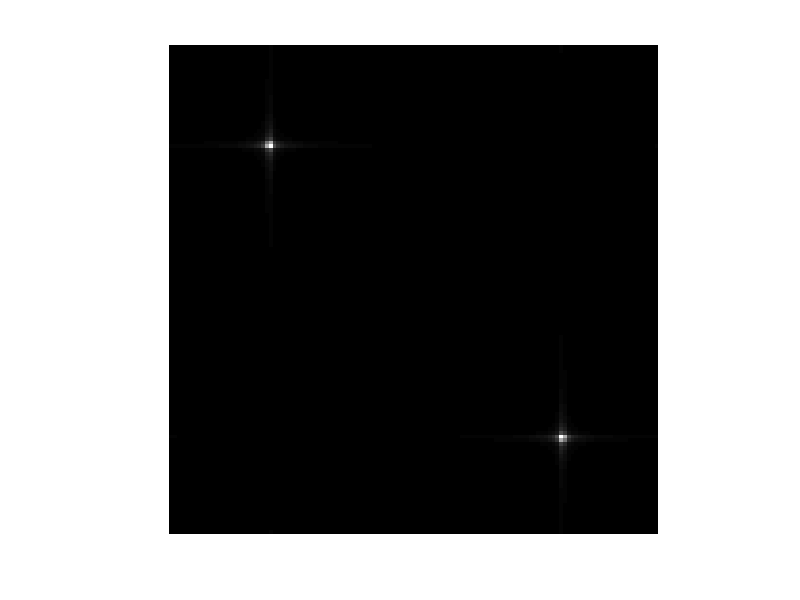
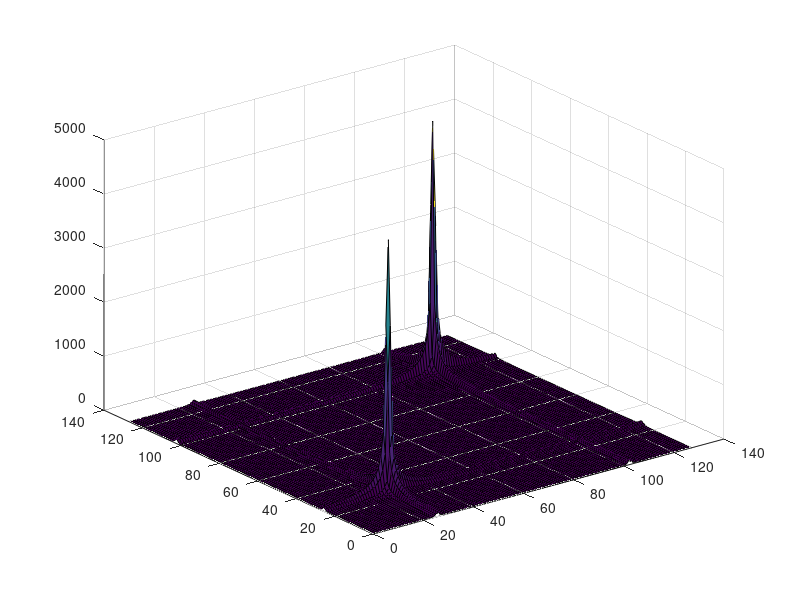

These figures' MATLAB source, in order:
clear all
close all
clc

%%
N1 = 128;
N2 = 128;
n1 = (0:N1-1);
n2 = (0:N2-1)';

%%
x = sin(2*pi*0.2*(1*n1+1*n2));
X = fft2(x);

%%
figure(1);
imshow(abs(X),[]);
figure(2);
surf(n1, n2, abs(X));